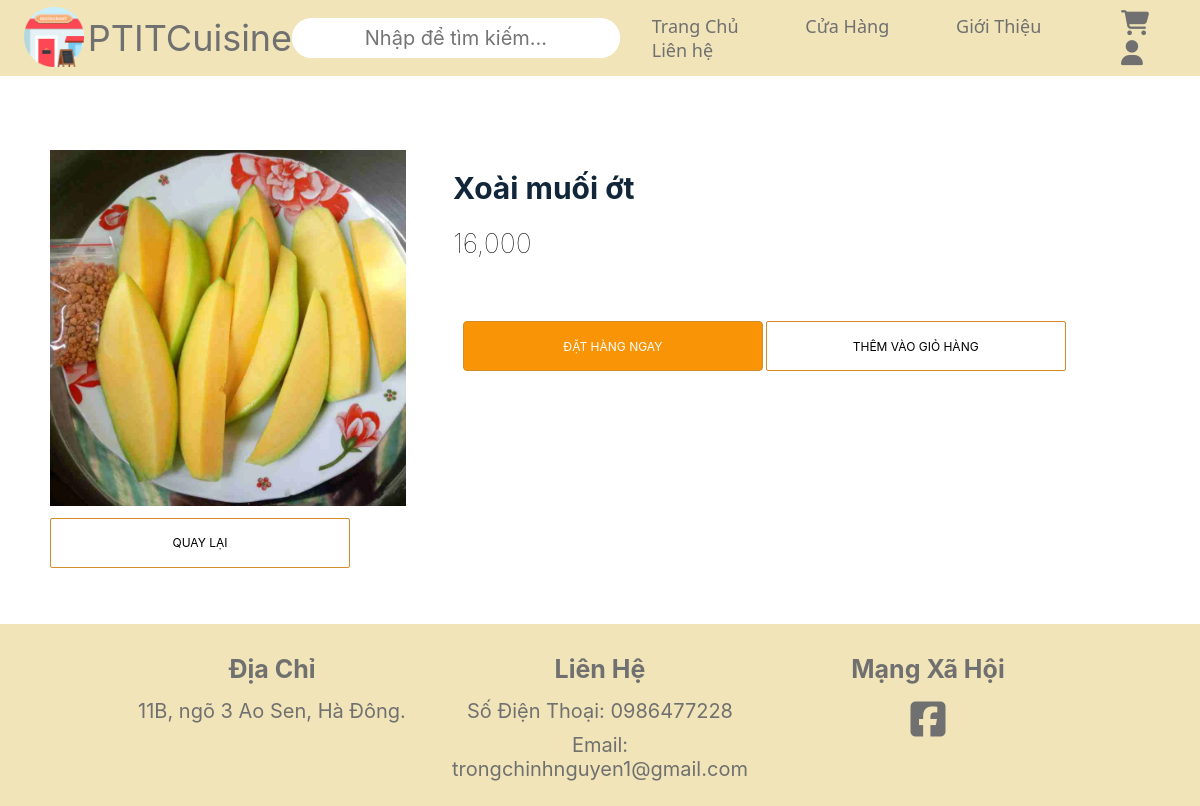
The app's page /user_products/view_product.php?cid=HQ2&&id=1 (signed in) with its own data.
### tables this page shows
CREATE TABLE IF NOT EXISTS Product(
CategoryID VARCHAR(10) NOT NULL,
ProductID VARCHAR(10) NOT NULL PRIMARY KEY,
ProductName VARCHAR(255) NOT NULL,
Price INT UNSIGNED NOT NULL,
ProductQuantity INT UNSIGNED NOT NULL,
CreateDate timestamp NOT NULL default CURRENT_TIMESTAMP on update CURRENT_TIMESTAMP,
FOREIGN KEY (CategoryID) REFERENCES Categories(CategoryID) ON DELETE CASCADE
);

CREATE TABLE IF NOT EXISTS `Categories`(
CategoryID VARCHAR(10) NOT NULL PRIMARY KEY,
CategoryName VARCHAR(200) NOT NULL,
ThumbnailImage VARCHAR(50) NOT NULL,
CreateDate timestamp NOT NULL default CURRENT_TIMESTAMP on update CURRENT_TIMESTAMP
);

### user_products/view_product.php (the view, shortened to what this page needs)
<?php
include ('../header_footer/user_header.php');
if (isset($_SESSION['id'])) {
 $id = $_GET['id'];
 $cid  = $_GET['cid'];
 $pro_details = "SELECT c.*, ProductID, ProductName, Price, ProductQuantity
FROM categories c INNER JOIN product p ON c.CategoryID = p.CategoryID
WHERE c.CategoryID = '$cid'";
 $sql = mysqli_query($con,$pro_details);
 $row = mysqli_fetch_array($sql);
?>
<!DOCTYPE html>
<html>
<head>
    <link rel="stylesheet" href="../css/user.css?v=<?php echo time(); ?>">
</head>
<body>
    <?php
    $img =  "../images/".$row['ThumbnailImage'];
    ?>
    <div class="card-wrapper">
        <div class="card">
            <div class="product-imgs">
                <div class="img-display">
                    <div class="img-showcase">
                        <img src="<?php echo $img ?>" alt="<?php echo $row["ProductName"] ?>">
                    </div>
                </div>
            </div>
            <div class="product-content">
                <h2 class="product-title">
                    <?php echo $row["ProductName"]; ?>
                </h2>
                <div class="product-price">
                    <p id ="price">
                        <?php
                            echo number_format($row["Price"]);
                        ?>
                    </p>
                </div>
                <div class="btn__buy">
                    <a href="../pay/addcart.php?id=<?php echo $id?>&cid=<?php echo $cid; ?>&value=<?php echo 1?>" style="text-decoration: none;">
                        <button class="btn__buy-lable--btn btn__buy-primar">ĐẶT HÀNG NGAY</button>
                    </a>
                    <a href="../pay/addcart.php?id=<?php echo $id?>&cid=<?php echo $cid; ?>&value=<?php echo 0?>"  style="text-decoration: none;">
                        <button class="btn__buy-lable--btn">THÊM VÀO GIỎ HÀNG</button>
                    </a>
                </div>
            </div>
            <a href="../user_products/product_page.php"  style="text-decoration: none;">
                        <button class="btn__buy-lable--btn">QUAY LẠI</button>
            </a>
        </div>
    </div>
    <?php
    }else{
        header("Location: ../user_account/login.php");
        exit();
    }
    ?>
    <footer><?php include '../header_footer/user_footer.php'; ?></footer>
</body>
</html>

### css/user.css (style rules this page uses)
:root { --pink: black; }
* { margin: 0; padding: 0; box-sizing: border-box; font-family: -apple-system, BlinkMacSystemFont, 'Segoe UI', Roboto, Oxygen, Ubuntu, Cantarell, 'Open Sans', 'Helvetica Neue', sans-serif; outline: none; text-decoration: none; transition: .2s linear; }
a { color: #000; }
body { position: relative; margin: 0; min-height: 100%; }
html { font-size: 62.5%; scroll-behavior: smooth; scroll-padding-top: 6rem; overflow-x: hidden; height: 100%; }
.btn__buy { margin: 10px; }
.btn__buy-lable--btn { min-width: 300px; height: 50px; background-color: white; text-decoration: none; border: none; border-radius: 2px; font-size: 1.2rem; outline: none; align-items: center; cursor: pointer; justify-content: center; display: inline-flex; border: 1px solid#d38c28 ; }
.btn__buy .btn__buy-primar { color: white; border-radius: 4px; background: #f89406; }
img { width: 100%; }
footer { position: absolute; bottom: 0; right: 0; left: 0; }
.card-wrapper { max-width: 1100px; margin: 0 auto; display: flex; justify-content: center; align-items: center; }
.card-wrapper .card { display: grid; grid-template-columns: 1fr 2fr; grid-gap: 3%; margin-top: 150px; margin-bottom: 250px; }
.card-wrapper img { width: 100%; margin: 0 auto; display: block; }
.card-wrapper .img-display { overflow: hidden; }
.card-wrapper .img-showcase { display: flex; max-width: 100%; transition: all 0.5s ease; }
.card-wrapper .img-showcase img { width: 100%; }
.product-imgs { display: flex; width: 100%; flex-direction: column; justify-content: center; }
.product-content { padding: 0 2%; }
.product-title { font-size: 2.5vw; font-weight: 700; position: relative; color: #12263a; margin: 3% 0; }
.product-price { margin-bottom: 9%; font-size: 2.25vw; font-weight: 100; }

### records on screen
product: CategoryID+ProductName (picture), ProductName "Xoài muối ớt", Price "16,000"
